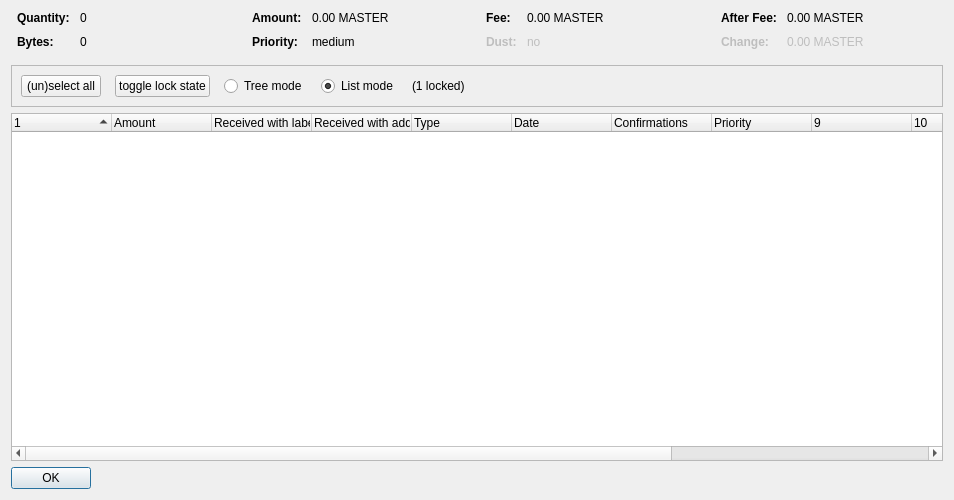
<?xml version="1.0" encoding="UTF-8"?>
<ui version="4.0">
 <class>CoinControlDialog</class>
 <widget class="QDialog" name="CoinControlDialog">
  <property name="geometry">
   <rect>
    <x>0</x>
    <y>0</y>
    <width>954</width>
    <height>500</height>
   </rect>
  </property>
  <property name="windowTitle">
   <string>Coin Selection</string>
  </property>
  <layout class="QVBoxLayout" name="verticalLayout">
   <item>
    <layout class="QHBoxLayout" name="horizontalLayoutTop" stretch="0,0,0,0">
     <property name="topMargin">
      <number>0</number>
     </property>
     <property name="bottomMargin">
      <number>10</number>
     </property>
     <item>
      <layout class="QFormLayout" name="formLayoutCoinControl1">
       <property name="horizontalSpacing">
        <number>10</number>
       </property>
       <property name="verticalSpacing">
        <number>10</number>
       </property>
       <property name="leftMargin">
        <number>6</number>
       </property>
       <property name="rightMargin">
        <number>6</number>
       </property>
       <item row="0" column="0">
        <widget class="QLabel" name="labelCoinControlQuantityText">
         <property name="font">
          <font>
           <weight>75</weight>
           <bold>true</bold>
          </font>
         </property>
         <property name="text">
          <string>Quantity:</string>
         </property>
        </widget>
       </item>
       <item row="0" column="1">
        <widget class="QLabel" name="labelCoinControlQuantity">
         <property name="cursor">
          <cursorShape>IBeamCursor</cursorShape>
         </property>
         <property name="contextMenuPolicy">
          <enum>Qt::ActionsContextMenu</enum>
         </property>
         <property name="text">
          <string notr="true">0</string>
         </property>
         <property name="textInteractionFlags">
          <set>Qt::LinksAccessibleByMouse|Qt::TextSelectableByKeyboard|Qt::TextSelectableByMouse</set>
         </property>
        </widget>
       </item>
       <item row="1" column="0">
        <widget class="QLabel" name="labelCoinControlBytesText">
         <property name="font">
          <font>
           <weight>75</weight>
           <bold>true</bold>
          </font>
         </property>
         <property name="text">
          <string>Bytes:</string>
         </property>
        </widget>
       </item>
       <item row="1" column="1">
        <widget class="QLabel" name="labelCoinControlBytes">
         <property name="cursor">
          <cursorShape>IBeamCursor</cursorShape>
         </property>
         <property name="contextMenuPolicy">
          <enum>Qt::ActionsContextMenu</enum>
         </property>
         <property name="text">
          <string notr="true">0</string>
         </property>
         <property name="textInteractionFlags">
          <set>Qt::LinksAccessibleByMouse|Qt::TextSelectableByKeyboard|Qt::TextSelectableByMouse</set>
         </property>
        </widget>
       </item>
      </layout>
     </item>
     <item>
      <layout class="QFormLayout" name="formLayoutCoinControl2">
       <property name="horizontalSpacing">
        <number>10</number>
       </property>
       <property name="verticalSpacing">
        <number>10</number>
       </property>
       <property name="leftMargin">
        <number>6</number>
       </property>
       <property name="rightMargin">
        <number>6</number>
       </property>
       <item row="0" column="0">
        <widget class="QLabel" name="labelCoinControlAmountText">
         <property name="font">
          <font>
           <weight>75</weight>
           <bold>true</bold>
          </font>
         </property>
         <property name="text">
          <string>Amount:</string>
         </property>
        </widget>
       </item>
       <item row="0" column="1">
        <widget class="QLabel" name="labelCoinControlAmount">
         <property name="cursor">
          <cursorShape>IBeamCursor</cursorShape>
         </property>
         <property name="contextMenuPolicy">
          <enum>Qt::ActionsContextMenu</enum>
         </property>
         <property name="text">
          <string notr="true">0.00 MASTER</string>
         </property>
         <property name="textInteractionFlags">
          <set>Qt::LinksAccessibleByMouse|Qt::TextSelectableByKeyboard|Qt::TextSelectableByMouse</set>
         </property>
        </widget>
       </item>
       <item row="1" column="0">
        <widget class="QLabel" name="labelCoinControlPriorityText">
         <property name="font">
          <font>
           <weight>75</weight>
           <bold>true</bold>
          </font>
         </property>
         <property name="text">
          <string>Priority:</string>
         </property>
        </widget>
       </item>
       <item row="1" column="1">
        <widget class="QLabel" name="labelCoinControlPriority">
         <property name="cursor">
          <cursorShape>IBeamCursor</cursorShape>
         </property>
         <property name="contextMenuPolicy">
          <enum>Qt::ActionsContextMenu</enum>
         </property>
         <property name="text">
          <string>medium</string>
         </property>
         <property name="textInteractionFlags">
          <set>Qt::LinksAccessibleByMouse|Qt::TextSelectableByKeyboard|Qt::TextSelectableByMouse</set>
         </property>
        </widget>
       </item>
      </layout>
     </item>
     <item>
      <layout class="QFormLayout" name="formLayoutCoinControl3">
       <property name="horizontalSpacing">
        <number>10</number>
       </property>
       <property name="verticalSpacing">
        <number>10</number>
       </property>
       <property name="leftMargin">
        <number>6</number>
       </property>
       <property name="rightMargin">
        <number>6</number>
       </property>
       <item row="0" column="0">
        <widget class="QLabel" name="labelCoinControlFeeText">
         <property name="font">
          <font>
           <weight>75</weight>
           <bold>true</bold>
          </font>
         </property>
         <property name="text">
          <string>Fee:</string>
         </property>
        </widget>
       </item>
       <item row="0" column="1">
        <widget class="QLabel" name="labelCoinControlFee">
         <property name="cursor">
          <cursorShape>IBeamCursor</cursorShape>
         </property>
         <property name="contextMenuPolicy">
          <enum>Qt::ActionsContextMenu</enum>
         </property>
         <property name="text">
          <string notr="true">0.00 MASTER</string>
         </property>
         <property name="textInteractionFlags">
          <set>Qt::LinksAccessibleByMouse|Qt::TextSelectableByKeyboard|Qt::TextSelectableByMouse</set>
         </property>
        </widget>
       </item>
       <item row="1" column="0">
        <widget class="QLabel" name="labelCoinControlLowOutputText">
         <property name="enabled">
          <bool>false</bool>
         </property>
         <property name="font">
          <font>
           <weight>75</weight>
           <bold>true</bold>
          </font>
         </property>
         <property name="text">
          <string>Dust:</string>
         </property>
        </widget>
       </item>
       <item row="1" column="1">
        <widget class="QLabel" name="labelCoinControlLowOutput">
         <property name="enabled">
          <bool>false</bool>
         </property>
         <property name="cursor">
          <cursorShape>IBeamCursor</cursorShape>
         </property>
         <property name="contextMenuPolicy">
          <enum>Qt::ActionsContextMenu</enum>
         </property>
         <property name="text">
          <string>no</string>
         </property>
         <property name="textInteractionFlags">
          <set>Qt::LinksAccessibleByMouse|Qt::TextSelectableByKeyboard|Qt::TextSelectableByMouse</set>
         </property>
        </widget>
       </item>
      </layout>
     </item>
     <item>
      <layout class="QFormLayout" name="formLayoutCoinControl4">
       <property name="horizontalSpacing">
        <number>10</number>
       </property>
       <property name="verticalSpacing">
        <number>10</number>
       </property>
       <property name="leftMargin">
        <number>6</number>
       </property>
       <property name="rightMargin">
        <number>6</number>
       </property>
       <item row="0" column="0">
        <widget class="QLabel" name="labelCoinControlAfterFeeText">
         <property name="font">
          <font>
           <weight>75</weight>
           <bold>true</bold>
          </font>
         </property>
         <property name="text">
          <string>After Fee:</string>
         </property>
        </widget>
       </item>
       <item row="0" column="1">
        <widget class="QLabel" name="labelCoinControlAfterFee">
         <property name="cursor">
          <cursorShape>IBeamCursor</cursorShape>
         </property>
         <property name="contextMenuPolicy">
          <enum>Qt::ActionsContextMenu</enum>
         </property>
         <property name="text">
          <string notr="true">0.00 MASTER</string>
         </property>
         <property name="textInteractionFlags">
          <set>Qt::LinksAccessibleByMouse|Qt::TextSelectableByKeyboard|Qt::TextSelectableByMouse</set>
         </property>
        </widget>
       </item>
       <item row="1" column="0">
        <widget class="QLabel" name="labelCoinControlChangeText">
         <property name="enabled">
          <bool>false</bool>
         </property>
         <property name="font">
          <font>
           <weight>75</weight>
           <bold>true</bold>
          </font>
         </property>
         <property name="text">
          <string>Change:</string>
         </property>
        </widget>
       </item>
       <item row="1" column="1">
        <widget class="QLabel" name="labelCoinControlChange">
         <property name="enabled">
          <bool>false</bool>
         </property>
         <property name="cursor">
          <cursorShape>IBeamCursor</cursorShape>
         </property>
         <property name="contextMenuPolicy">
          <enum>Qt::ActionsContextMenu</enum>
         </property>
         <property name="text">
          <string notr="true">0.00 MASTER</string>
         </property>
         <property name="textInteractionFlags">
          <set>Qt::LinksAccessibleByMouse|Qt::TextSelectableByKeyboard|Qt::TextSelectableByMouse</set>
         </property>
        </widget>
       </item>
      </layout>
     </item>
    </layout>
   </item>
   <item>
    <widget class="QFrame" name="frame">
     <property name="minimumSize">
      <size>
       <width>0</width>
       <height>40</height>
      </size>
     </property>
     <property name="frameShape">
      <enum>QFrame::StyledPanel</enum>
     </property>
     <property name="frameShadow">
      <enum>QFrame::Sunken</enum>
     </property>
     <layout class="QHBoxLayout" name="horizontalLayout">
      <item>
       <layout class="QHBoxLayout" name="horizontalLayoutPanel" stretch="0,0,0,0,0,0">
        <property name="spacing">
         <number>14</number>
        </property>
        <item>
         <widget class="QPushButton" name="pushButtonSelectAll">
          <property name="sizePolicy">
           <sizepolicy hsizetype="Maximum" vsizetype="Fixed">
            <horstretch>0</horstretch>
            <verstretch>0</verstretch>
           </sizepolicy>
          </property>
          <property name="text">
           <string>(un)select all</string>
          </property>
          <property name="autoDefault">
           <bool>false</bool>
          </property>
         </widget>
        </item>
        <item>
         <widget class="QPushButton" name="pushButtonToggleLock">
          <property name="sizePolicy">
           <sizepolicy hsizetype="Maximum" vsizetype="Fixed">
            <horstretch>0</horstretch>
            <verstretch>0</verstretch>
           </sizepolicy>
          </property>
          <property name="text">
           <string>toggle lock state</string>
          </property>
          <property name="autoDefault">
           <bool>false</bool>
          </property>
         </widget>
        </item>
        <item>
         <widget class="QRadioButton" name="radioTreeMode">
          <property name="sizePolicy">
           <sizepolicy hsizetype="Maximum" vsizetype="Fixed">
            <horstretch>0</horstretch>
            <verstretch>0</verstretch>
           </sizepolicy>
          </property>
          <property name="text">
           <string>Tree mode</string>
          </property>
         </widget>
        </item>
        <item>
         <widget class="QRadioButton" name="radioListMode">
          <property name="sizePolicy">
           <sizepolicy hsizetype="Maximum" vsizetype="Fixed">
            <horstretch>0</horstretch>
            <verstretch>0</verstretch>
           </sizepolicy>
          </property>
          <property name="text">
           <string>List mode</string>
          </property>
          <property name="checked">
           <bool>true</bool>
          </property>
         </widget>
        </item>
        <item>
         <widget class="QLabel" name="labelLocked">
          <property name="text">
           <string>(1 locked)</string>
          </property>
         </widget>
        </item>
        <item>
         <spacer name="horizontalSpacer">
          <property name="orientation">
           <enum>Qt::Horizontal</enum>
          </property>
          <property name="sizeHint" stdset="0">
           <size>
            <width>40</width>
            <height>20</height>
           </size>
          </property>
         </spacer>
        </item>
       </layout>
      </item>
     </layout>
    </widget>
   </item>
   <item>
    <widget class="CoinControlTreeWidget" name="treeWidget">
     <property name="contextMenuPolicy">
      <enum>Qt::CustomContextMenu</enum>
     </property>
     <property name="sortingEnabled">
      <bool>false</bool>
     </property>
     <property name="columnCount">
      <number>13</number>
     </property>
     <attribute name="headerShowSortIndicator" stdset="0">
      <bool>true</bool>
     </attribute>
     <attribute name="headerStretchLastSection">
      <bool>false</bool>
     </attribute>
     <column>
      <property name="text">
       <string/>
      </property>
     </column>
     <column>
      <property name="text">
       <string>Amount</string>
      </property>
     </column>
     <column>
      <property name="text">
       <string>Received with label</string>
      </property>
     </column>
     <column>
      <property name="text">
       <string>Received with address</string>
      </property>
     </column>
     <column>
      <property name="text">
       <string>Type</string>
      </property>
     </column>
     <column>
      <property name="text">
       <string>Date</string>
      </property>
     </column>
     <column>
      <property name="text">
       <string>Confirmations</string>
      </property>
      <property name="toolTip">
       <string>Confirmed</string>
      </property>
     </column>
     <column>
      <property name="text">
       <string>Priority</string>
      </property>
     </column>
     <column>
      <property name="text">
       <string/>
      </property>
     </column>
     <column>
      <property name="text">
       <string/>
      </property>
     </column>
     <column>
      <property name="text">
       <string/>
      </property>
     </column>
     <column>
      <property name="text">
       <string/>
      </property>
     </column>
     <column>
      <property name="text">
       <string/>
      </property>
     </column>
    </widget>
   </item>
   <item>
    <widget class="QDialogButtonBox" name="buttonBox">
     <property name="sizePolicy">
      <sizepolicy hsizetype="Maximum" vsizetype="Fixed">
       <horstretch>0</horstretch>
       <verstretch>0</verstretch>
      </sizepolicy>
     </property>
     <property name="orientation">
      <enum>Qt::Horizontal</enum>
     </property>
     <property name="standardButtons">
      <set>QDialogButtonBox::Ok</set>
     </property>
    </widget>
   </item>
  </layout>
 </widget>
 <customwidgets>
  <customwidget>
   <class>CoinControlTreeWidget</class>
   <extends>QTreeWidget</extends>
   <header>coincontroltreewidget.h</header>
  </customwidget>
 </customwidgets>
 <resources/>
 <connections/>
</ui>
